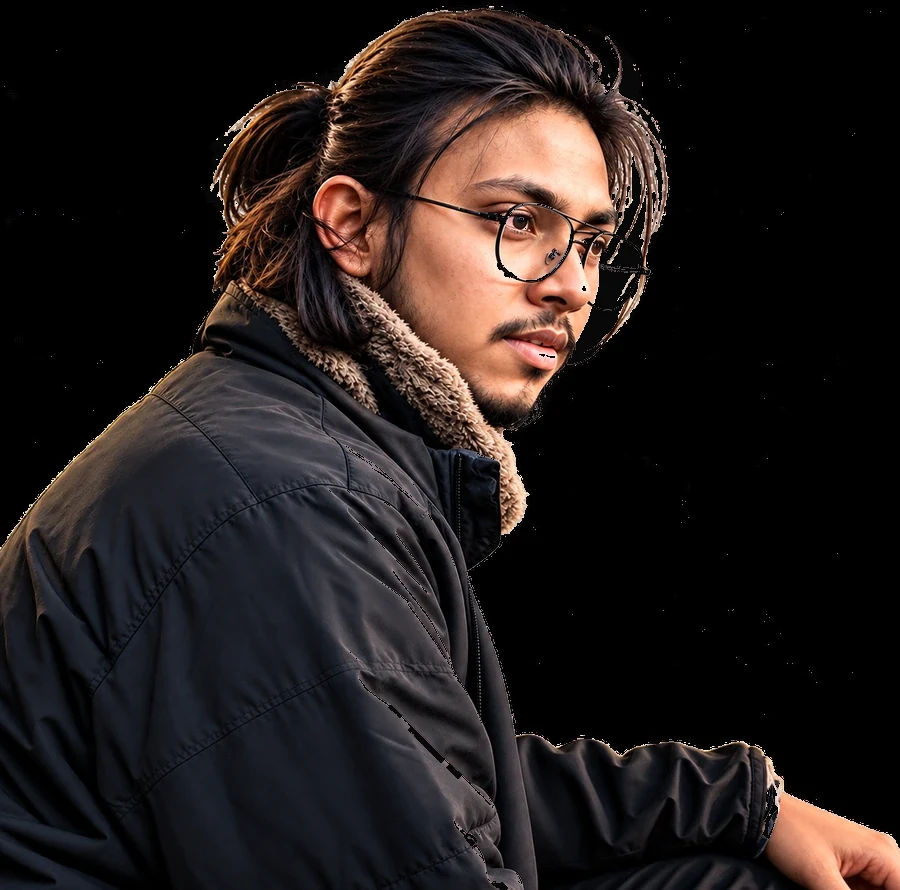
#> input picture isolate/portrait-new.webp, 900 x 890 px, found by its file name
$ python portrait-audit.py
#> lines starting #> are read from the running program, lines starting #| are printed output that depends on the picture; after the words box and inside, x2 and y2 are one past the last pixel; in counts of white or black regions, pixels touching at a corner belong together
from PIL import Image
import numpy as np
from scipy import ndimage


def stats(path):
#> called with path = 'public/portrait-new.webp'
    im = Image.open(path).convert("RGBA")
    a = np.asarray(im).astype(np.float32)
    h, w = a.shape[:2]
#> h = 890; w = 900
    rgb, alpha = a[..., :3], a[..., 3] / 255.0
#> alpha: shape (890, 900) float32; every value is 1
    lum = 0.2126 * rgb[..., 0] + 0.7152 * rgb[..., 1] + 0.0722 * rgb[..., 2]
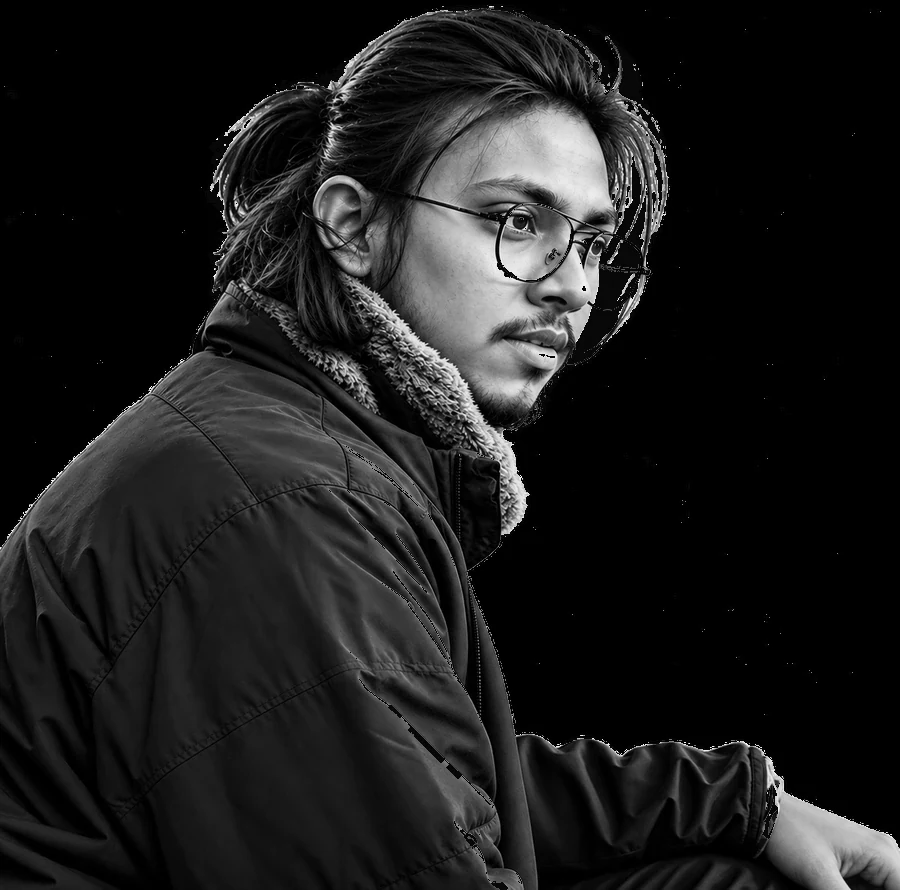
#> lum: shape (890, 900) float32; min 0, max 254.2, mean 29
    sat = rgb.max(2) - rgb.min(2)
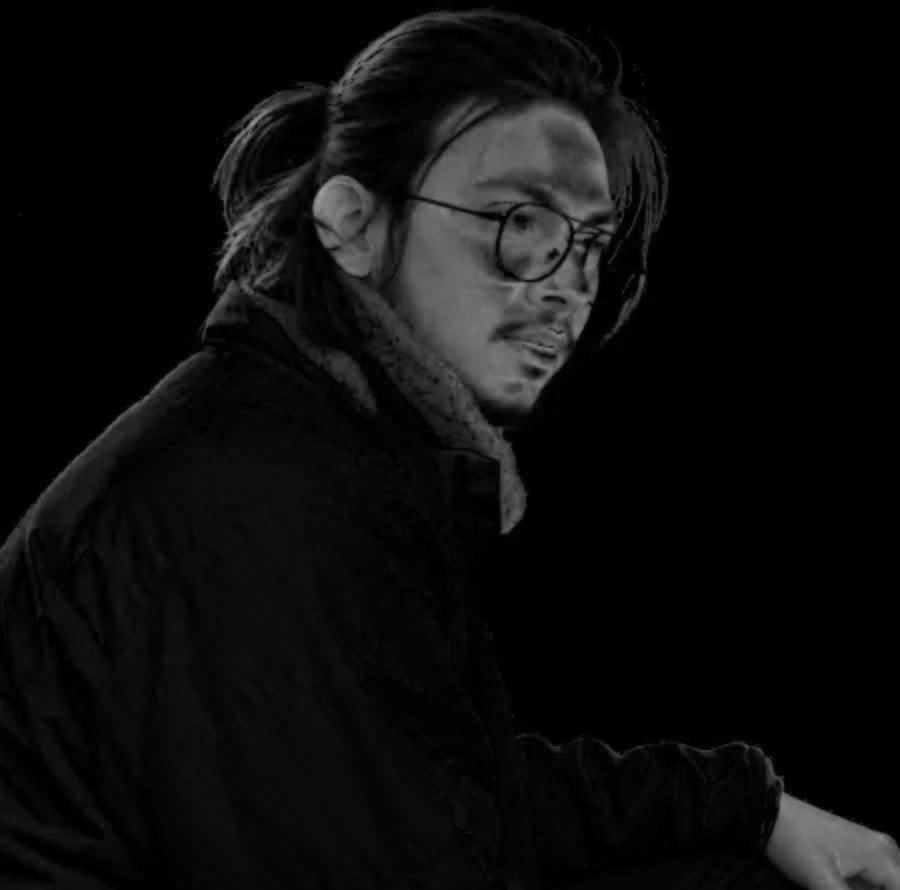
#> sat: shape (890, 900) float32; min 0, max 158, mean 12.6
    bright = (lum > 150) & (sat < 28) & (alpha > 0.4)
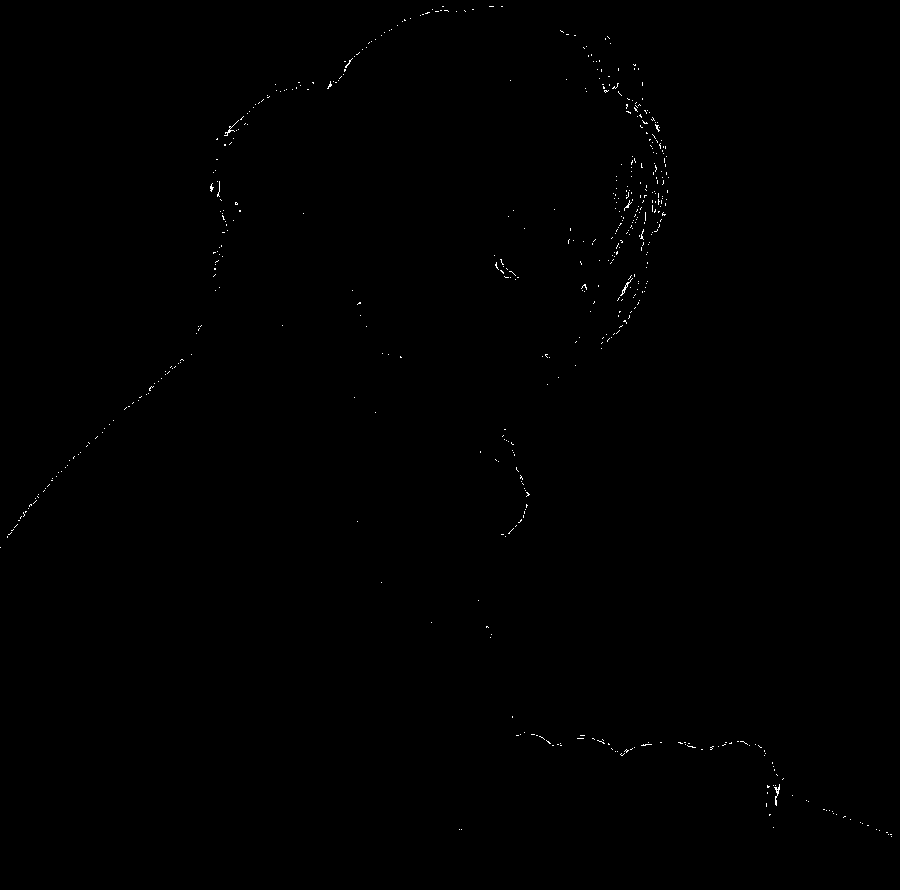
#> bright: shape (890, 900) bool; 0.19% white in thin lines or dots
    dark = (lum < 40) | (alpha < 0.5)
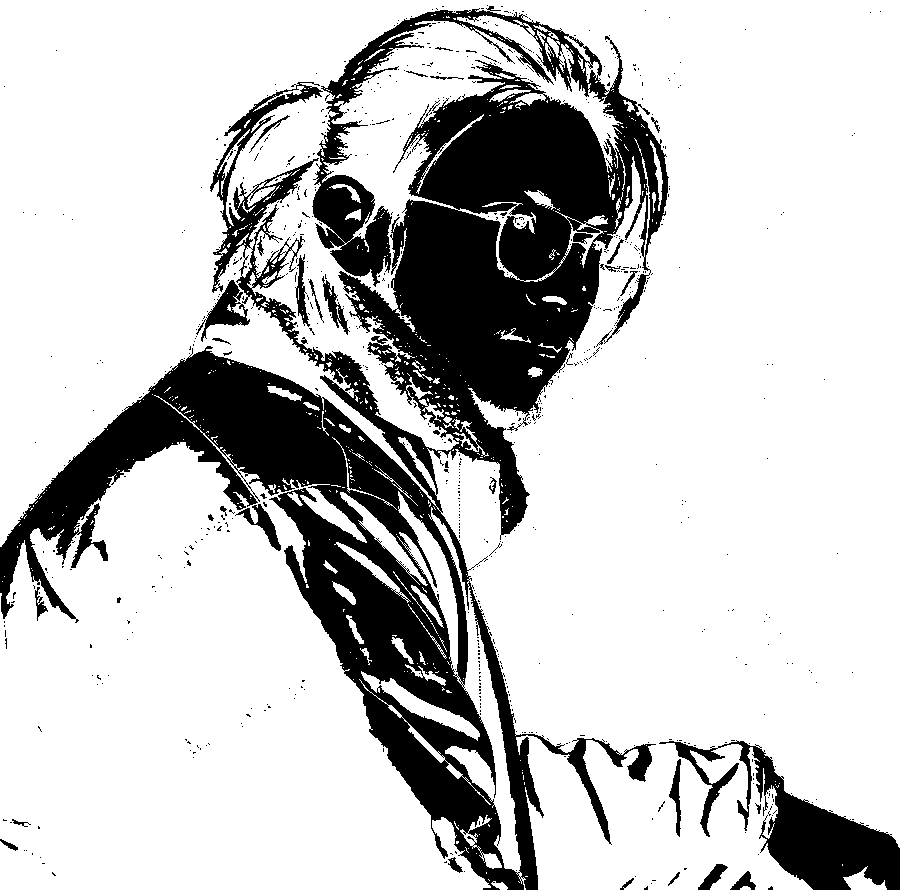
#> dark: shape (890, 900) bool; 77.7% white; 763 black regions (728 under 20 px), largest, box (x1, y1, x2, y2) and area: (0, 6, 669, 890) 160108, (659, 740, 900, 890) 11193, (196, 280, 250, 342) 1086
    dark_dil = ndimage.binary_dilation(dark, iterations=14)
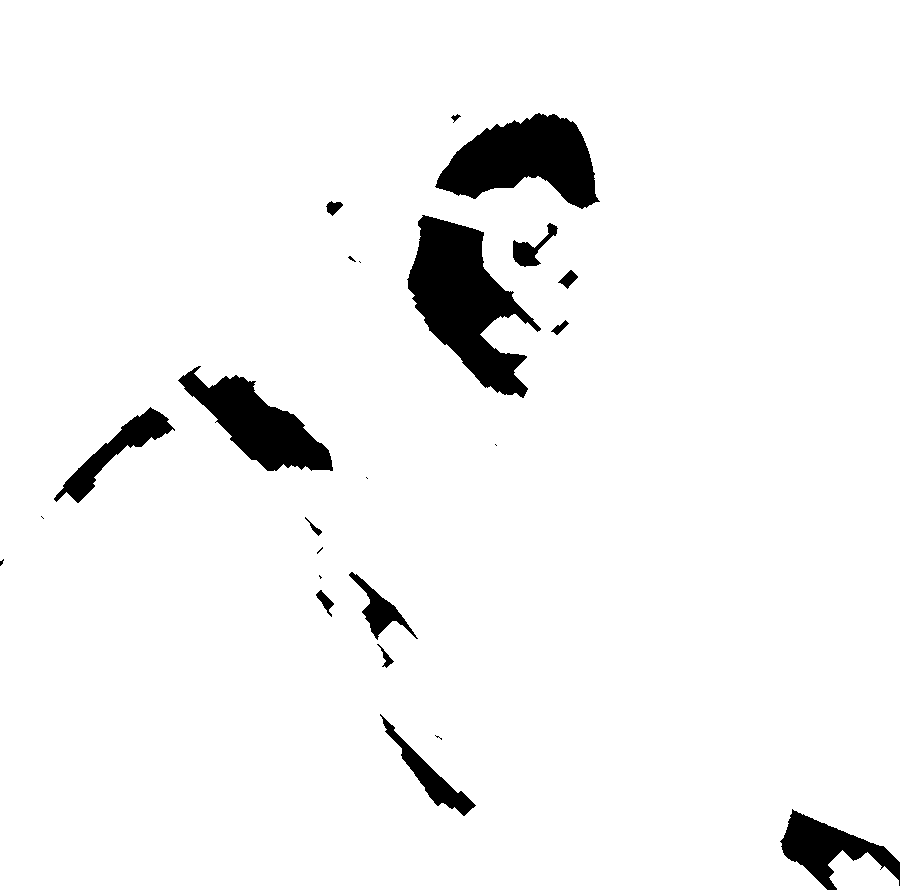
#> dark_dil: shape (890, 900) bool; 95.1% white; 24 black regions (9 under 20 px), largest, box (x1, y1, x2, y2) and area: (407, 215, 541, 398) 11533, (435, 113, 600, 209) 9292, (178, 366, 333, 471) 6916
    adj = (bright & dark_dil).sum() / max(bright.sum(), 1)
#> adj = 1
    print(f"{path}: bright-neutral {int(bright.sum())} px ({round(float(bright.mean())*100,2)}%), near-black-adjacent share {round(float(adj)*100,1)}%")
#| public/portrait-new.webp: bright-neutral 1503 px (0.19%), near-black-adjacent share 100.0%
    return a, alpha


for p in ["public/portrait-new.webp", "public/portrait.webp", "public/portrait.png"]:
    stats(p)
#> pass 2 of the loop `for p in ["public/portrait-new.webp", "public/portrait.webp", "public/..`:
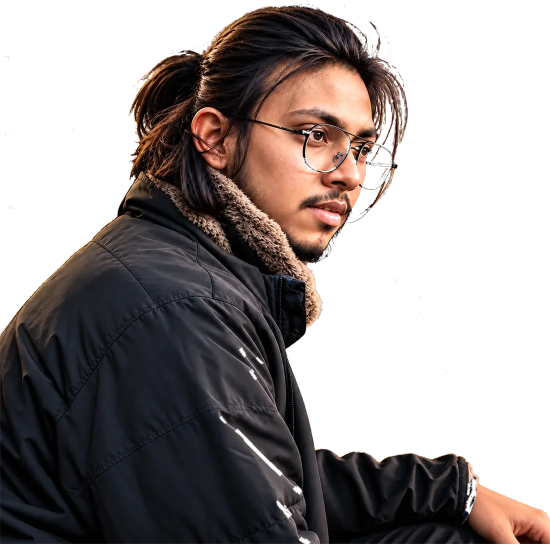
#> input picture isolate/portrait.webp, 1100 x 1088 px, found by its file name (shown at 1/2 size)
#> in stats, im is the input picture: PIL image 1100x1088 RGBA; mean R, G, B, A 41.3, 34.4, 33.2, 135.5
#> a: shape (1088, 1100, 4) float32
#> rgb: shape (1088, 1100, 3) float32
#> alpha: shape (1088, 1100) float32
#> lum: shape (1088, 1100) float32
#> sat: shape (1088, 1100) float32
#> in stats (call 2), `bright = (lum > 150) & (sat < 28) & (alpha > 0.4)`:
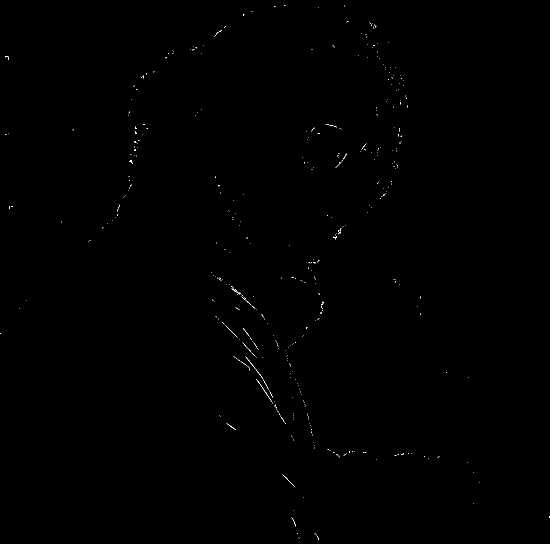
#> bright: shape (1088, 1100) bool (shown at 1/2 size); 0.12% white in thin lines or dots
#> dark: shape (1088, 1100) bool; 78.1% white; 535 black regions (487 under 20 px), largest, box (x1, y1, x2, y2) and area: (0, 11, 817, 1088) 236572, (725, 904, 1100, 1088) 17454, (308, 616, 345, 674) 707
#> in stats (call 2), `dark_dil = ndimage.binary_dilation(dark, iterations=14)`:
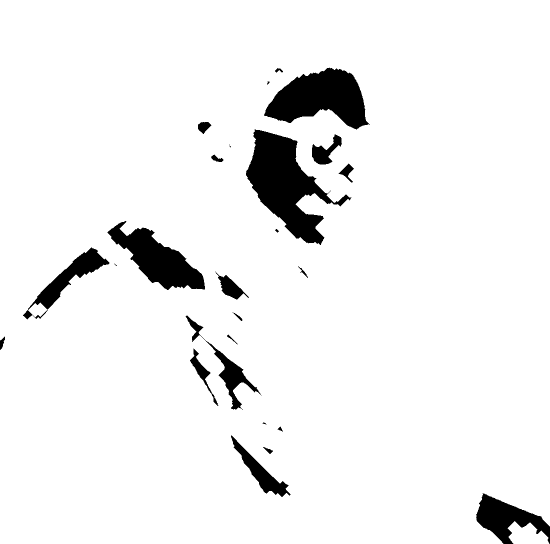
#> dark_dil: shape (1088, 1100) bool (shown at 1/2 size); 94% white; 27 black regions (6 under 20 px), largest, box (x1, y1, x2, y2) and area: (492, 259, 703, 490) 19680, (528, 135, 739, 259) 15422, (215, 442, 410, 580) 11476
#> adj = 0.959
#| public/portrait.webp: bright-neutral 1392 px (0.12%), near-black-adjacent share 95.9%

# identity check: subject warm pixels unchanged after cleaning
new = np.asarray(Image.open("public/portrait-new.webp").convert("RGB")).astype(np.float32)
#> (the run stopped early here; a loop or call above may not have finished)
